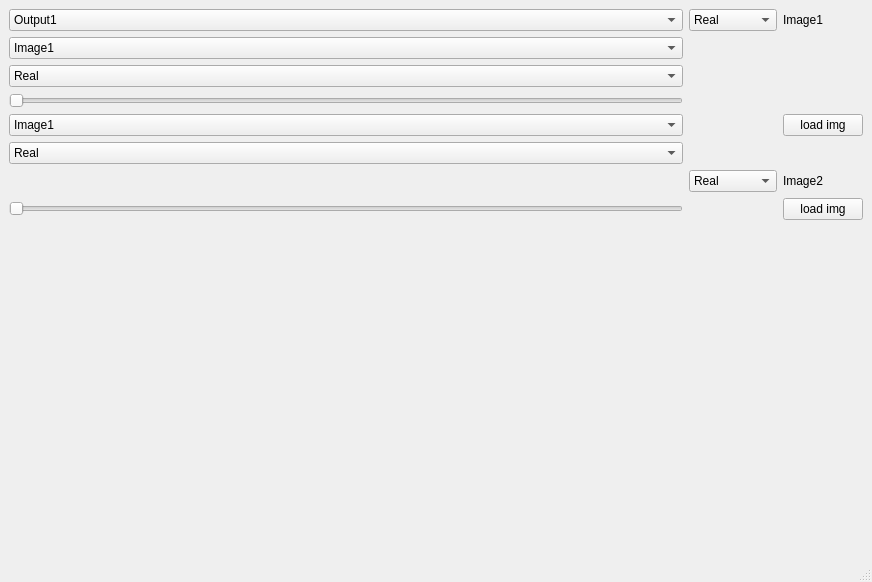
<?xml version="1.0" encoding="UTF-8"?>
<ui version="4.0">
 <class>MainWindow</class>
 <widget class="QMainWindow" name="MainWindow">
  <property name="geometry">
   <rect>
    <x>0</x>
    <y>0</y>
    <width>872</width>
    <height>582</height>
   </rect>
  </property>
  <property name="windowTitle">
   <string>MainWindow</string>
  </property>
  <widget class="QWidget" name="centralwidget">
   <layout class="QGridLayout" name="gridLayout">
    <item row="7" column="2">
     <widget class="QComboBox" name="comboReal2">
      <item>
       <property name="text">
        <string>Real</string>
       </property>
      </item>
      <item>
       <property name="text">
        <string>Imagnire</string>
       </property>
      </item>
      <item>
       <property name="text">
        <string>Phase </string>
       </property>
      </item>
      <item>
       <property name="text">
        <string>Magnitude</string>
       </property>
      </item>
     </widget>
    </item>
    <item row="8" column="0">
     <widget class="QSlider" name="Slider_2">
      <property name="orientation">
       <enum>Qt::Horizontal</enum>
      </property>
     </widget>
    </item>
    <item row="0" column="2">
     <widget class="QComboBox" name="comboReal1">
      <item>
       <property name="text">
        <string>Real</string>
       </property>
      </item>
      <item>
       <property name="text">
        <string>Imagnire</string>
       </property>
      </item>
      <item>
       <property name="text">
        <string>Phase </string>
       </property>
      </item>
      <item>
       <property name="text">
        <string>Magnitude</string>
       </property>
      </item>
     </widget>
    </item>
    <item row="11" column="2">
     <widget class="QLabel" name="chaged_img2">
      <property name="text">
       <string/>
      </property>
     </widget>
    </item>
    <item row="9" column="0">
     <widget class="QLabel" name="output1">
      <property name="text">
       <string/>
      </property>
     </widget>
    </item>
    <item row="11" column="3">
     <widget class="QLabel" name="img2">
      <property name="text">
       <string/>
      </property>
     </widget>
    </item>
    <item row="8" column="3">
     <widget class="QPushButton" name="load2">
      <property name="text">
       <string>load img</string>
      </property>
     </widget>
    </item>
    <item row="1" column="2">
     <widget class="QLabel" name="changed_img1">
      <property name="text">
       <string/>
      </property>
     </widget>
    </item>
    <item row="1" column="3">
     <widget class="QLabel" name="img1">
      <property name="text">
       <string/>
      </property>
     </widget>
    </item>
    <item row="0" column="0">
     <widget class="QComboBox" name="combo_out">
      <item>
       <property name="text">
        <string>Output1</string>
       </property>
      </item>
      <item>
       <property name="text">
        <string>Output2</string>
       </property>
      </item>
     </widget>
    </item>
    <item row="2" column="0">
     <widget class="QComboBox" name="comboReal3">
      <property name="minimumSize">
       <size>
        <width>660</width>
        <height>20</height>
       </size>
      </property>
      <item>
       <property name="text">
        <string>Real</string>
       </property>
      </item>
      <item>
       <property name="text">
        <string>Imagnire</string>
       </property>
      </item>
      <item>
       <property name="text">
        <string>Phase </string>
       </property>
      </item>
      <item>
       <property name="text">
        <string>Magnitude</string>
       </property>
      </item>
      <item>
       <property name="text">
        <string>uniform phase</string>
       </property>
      </item>
      <item>
       <property name="text">
        <string>uniform magnitude </string>
       </property>
      </item>
     </widget>
    </item>
    <item row="3" column="0">
     <widget class="QSlider" name="Slider1">
      <property name="orientation">
       <enum>Qt::Horizontal</enum>
      </property>
     </widget>
    </item>
    <item row="1" column="0">
     <widget class="QComboBox" name="choose_img1">
      <item>
       <property name="text">
        <string>Image1</string>
       </property>
      </item>
      <item>
       <property name="text">
        <string>Image2</string>
       </property>
      </item>
     </widget>
    </item>
    <item row="6" column="0">
     <widget class="QComboBox" name="chooseReal4">
      <item>
       <property name="text">
        <string>Real</string>
       </property>
      </item>
      <item>
       <property name="text">
        <string>Imagnire</string>
       </property>
      </item>
      <item>
       <property name="text">
        <string>Phase </string>
       </property>
      </item>
      <item>
       <property name="text">
        <string>Magnitude</string>
       </property>
      </item>
      <item>
       <property name="text">
        <string>uniform phase</string>
       </property>
      </item>
      <item>
       <property name="text">
        <string>uniform magnitude </string>
       </property>
      </item>
     </widget>
    </item>
    <item row="5" column="3">
     <widget class="QPushButton" name="load1">
      <property name="text">
       <string>load img</string>
      </property>
     </widget>
    </item>
    <item row="5" column="0">
     <widget class="QComboBox" name="choose_img2">
      <item>
       <property name="text">
        <string>Image1</string>
       </property>
      </item>
      <item>
       <property name="text">
        <string>Image2</string>
       </property>
      </item>
     </widget>
    </item>
    <item row="0" column="3">
     <widget class="QLabel" name="label">
      <property name="text">
       <string>Image1</string>
      </property>
     </widget>
    </item>
    <item row="7" column="3">
     <widget class="QLabel" name="label_2">
      <property name="text">
       <string>Image2</string>
      </property>
     </widget>
    </item>
    <item row="10" column="0">
     <widget class="QLabel" name="output2">
      <property name="text">
       <string/>
      </property>
     </widget>
    </item>
   </layout>
  </widget>
  <widget class="QStatusBar" name="statusbar"/>
 </widget>
 <resources/>
 <connections>
  <connection>
   <sender>load1</sender>
   <signal>clicked()</signal>
   <receiver>MainWindow</receiver>
   <slot>getImage()</slot>
   <hints>
    <hint type="sourcelabel">
     <x>46</x>
     <y>126</y>
    </hint>
    <hint type="destinationlabel">
     <x>435</x>
     <y>290</y>
    </hint>
   </hints>
  </connection>
  <connection>
   <sender>load2</sender>
   <signal>clicked()</signal>
   <receiver>MainWindow</receiver>
   <slot>getImage()</slot>
   <hints>
    <hint type="sourcelabel">
     <x>46</x>
     <y>207</y>
    </hint>
    <hint type="destinationlabel">
     <x>435</x>
     <y>290</y>
    </hint>
   </hints>
  </connection>
  <connection>
   <sender>comboReal1</sender>
   <signal>activated(int)</signal>
   <receiver>MainWindow</receiver>
   <slot>getMagnitude()</slot>
   <hints>
    <hint type="sourcelabel">
     <x>127</x>
     <y>18</y>
    </hint>
    <hint type="destinationlabel">
     <x>435</x>
     <y>290</y>
    </hint>
   </hints>
  </connection>
 </connections>
 <slots>
  <slot>getImage()</slot>
  <slot>getMagnitude()</slot>
 </slots>
</ui>
